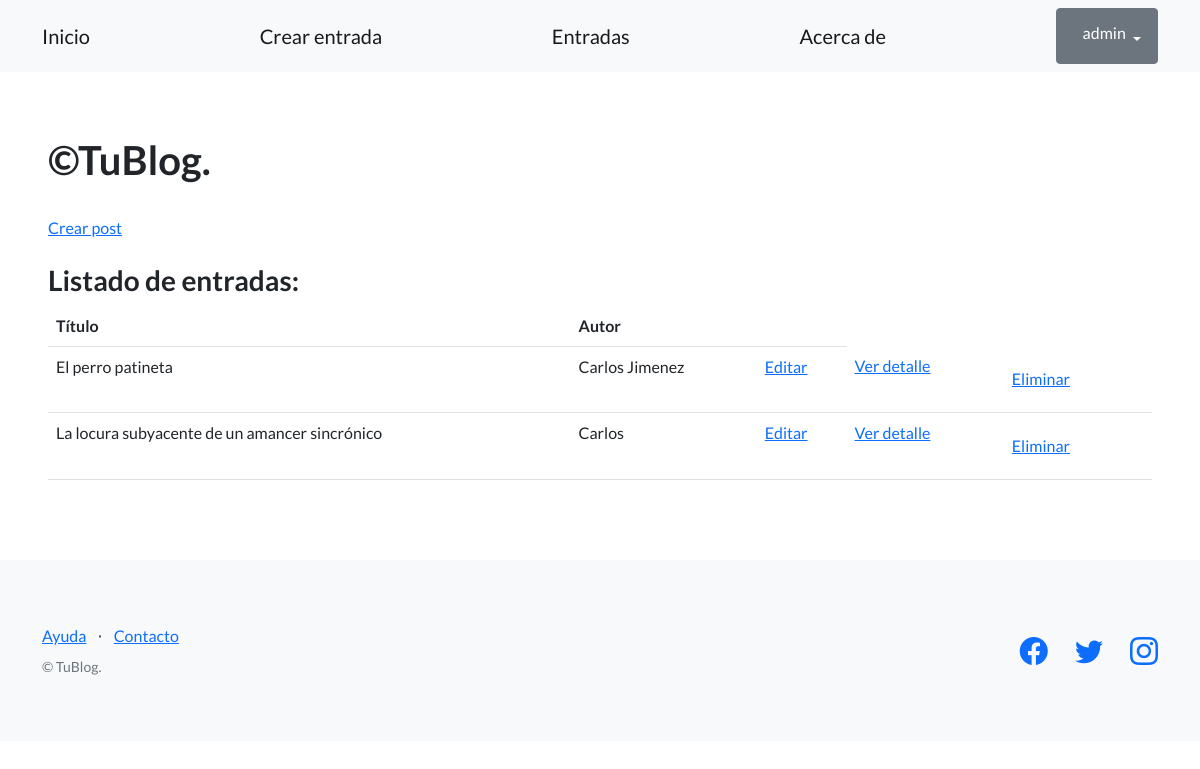
The page /entradas/ (signed in) on the database as committed earlier.
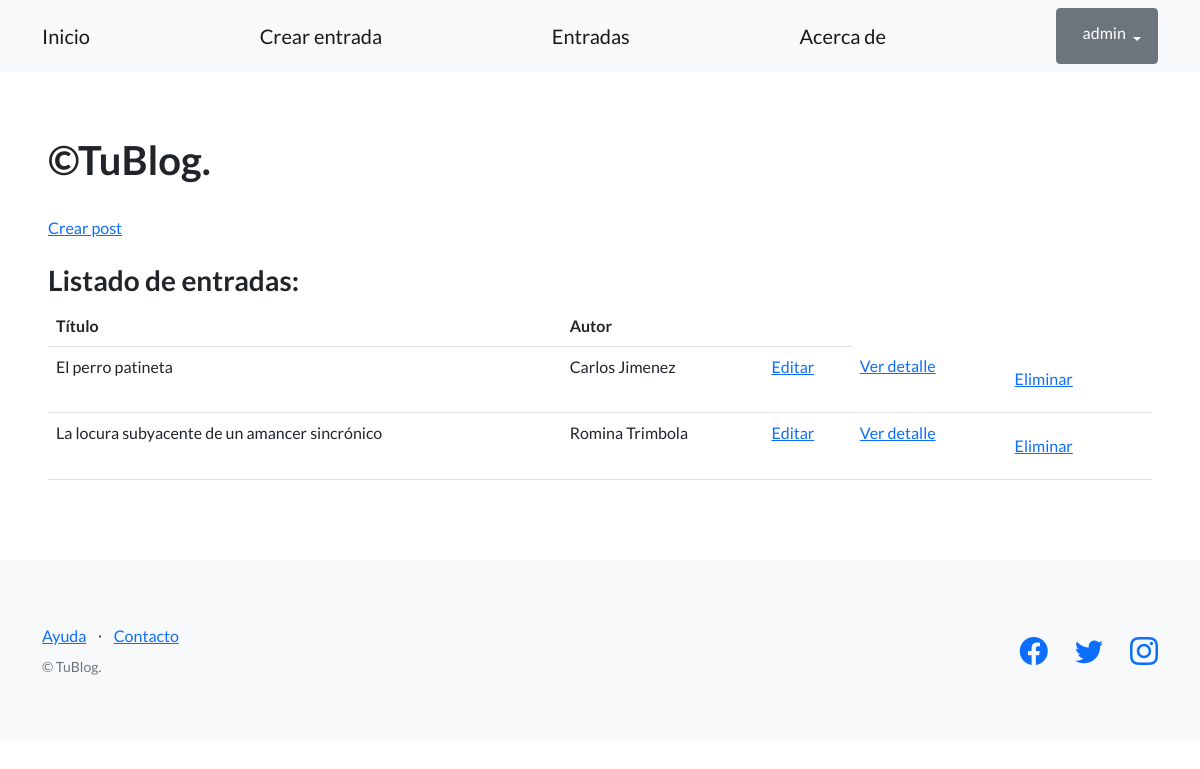
The same page on the database as committed later.
### control_blog/models.py (models this page shows, shortened)
class Entrada(models.Model):
    titulo = models.CharField(max_length=64, default="ValorPredeterminado")
    autor = models.CharField(max_length=100)
    cuerpo = models.TextField(blank=True)
    fecha_publicacion = models.DateField(auto_now_add=True)

### blog/views.py (the view)
# urls.py: path("entradas/", listado_entradas, name="entradas"),
def listado_entradas(request):
    contexto = {
        "entrada": Entrada.objects.all(),
    }
    http_response = render(
        request=request,
        template_name='entradas.html',
        context=contexto,
    )
    return http_response

### templates_base/entradas.html (shortened to what this page needs)
{% extends "base.html"%}  {%block contenido %}
<h1>&copy;TuBlog.</h1>
<br />
<a href="{% url 'crear_post'%}">Crear post</a>
<br /><br />
<h3>Listado de entradas:</h3>
<table class="table">
  <tbody>
    <tr>
      <th>Título</th>
      <th>Autor</th>
      <th></th>
    </tr>
    {% for entradas in entrada %}
    <tr>
      <td>{{ entradas.titulo }}</td>
      <td>{{entradas.autor}}</td>
      <td>
        <a href="{% url 'editar_entrada' entradas.titulo%}">Editar</a>
      </td>
      <td>
      <a href="{% url 'ver_entrada' titulo=entradas.titulo%}">Ver detalle</a>
    </td>
      <td>
        <form action="{% url 'eliminar_entrada' entradas.titulo%}"method="post">
          <input type="submit" class="btn btn-link" value="Eliminar" />
        </form>
      </td>
    </tr>
    {% endfor %}
  </tbody>
</table>
{%endblock contenido%}

Rows that differ between the two databases and show on the page:
changed Entrada "La locura subyacente de un amancer sincrónico": autor "Carlos" → "Romina Trimbola"
